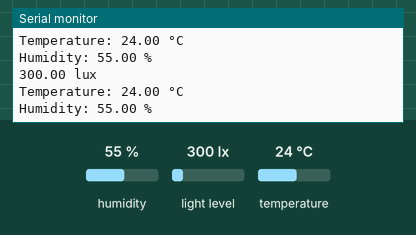
Simulated run of this sketch. Board: ESP32. On the bench: the last lines printed to the serial monitor. The inputs (shaded band) are chosen by the test bench; at power-on: humidity 55 %, light level 300 lx, temperature 24 °C.

Above: at 2.8 s.
2.9 s: humidity set to 22 %
At 3.8 s:
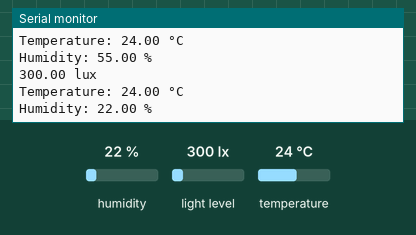
4.4 s: light level set to 40 lx
At 5.6 s:
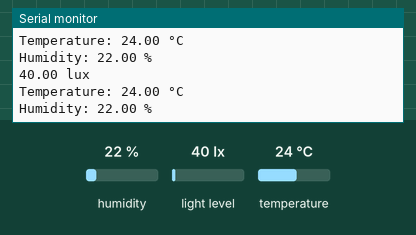
5.9 s: temperature set to 12 °C
At 6.8 s:
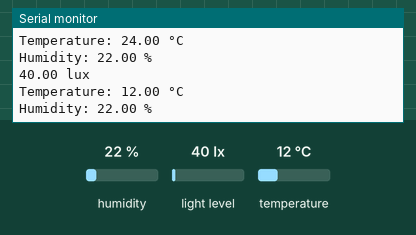

The sketch:

sensorLocal.ino
```cpp
#include <Wire.h>
#include <Adafruit_AHTX0.h>
#include <Adafruit_Sensor.h>
#include <Adafruit_TSL2561_U.h>

// TSL2561 sensor address
Adafruit_TSL2561_Unified tsl = Adafruit_TSL2561_Unified(TSL2561_ADDR_FLOAT, 12345);

// AHT10 sensor object
Adafruit_AHTX0 aht;

// Timing variables
const unsigned long READ_INTERVAL = 1000; // 10 seconds
unsigned long lastReadTime = 0;

void readLuminosity() {
  sensors_event_t event;
  tsl.getEvent(&event);
  if (event.light)
  {
    Serial.print(event.light);
    Serial.println(" lux");
  }
  else
  {
    Serial.println("Sensor overload");
  }
}

void setup() {
  Serial.begin(115200);

  // Initialize AHT10 sensor
  if (!aht.begin()) {
    Serial.println("Failed to initialize AHT10 sensor!");
    while (1);
  }
  if (!tsl.begin()) {
    Serial.println("Failed to initialize TSL sensor!");
    while (1);
  }
  Serial.println("Sensors AHT10 and TSL initialized.");

  tsl.setGain(TSL2561_GAIN_1X);
  tsl.setIntegrationTime(TSL2561_INTEGRATIONTIME_101MS);
}


void loop() {
  unsigned long currentTime = millis();

  // Check if 10 seconds have passed
  if (currentTime - lastReadTime >= READ_INTERVAL) {
    lastReadTime = currentTime;

    // Read luminosity
    readLuminosity();

    // Read temperature and humidity from AHT10
    sensors_event_t humidity, temp;
    aht.getEvent(&humidity, &temp);
    Serial.print("Temperature: ");
    Serial.print(temp.temperature);
    Serial.println(" °C");
    Serial.print("Humidity: ");
    Serial.print(humidity.relative_humidity);
    Serial.println(" %");
  }
}
```

Measured:
- after the input at 2.9 s, the serial monitor: prints a new line after 0.19 s (image 1)
- after the input at 4.4 s, the serial monitor: prints a new line after 0.61 s (image 2)
- after the input at 5.9 s, the serial monitor: prints a new line after 0.20 s (image 3)
